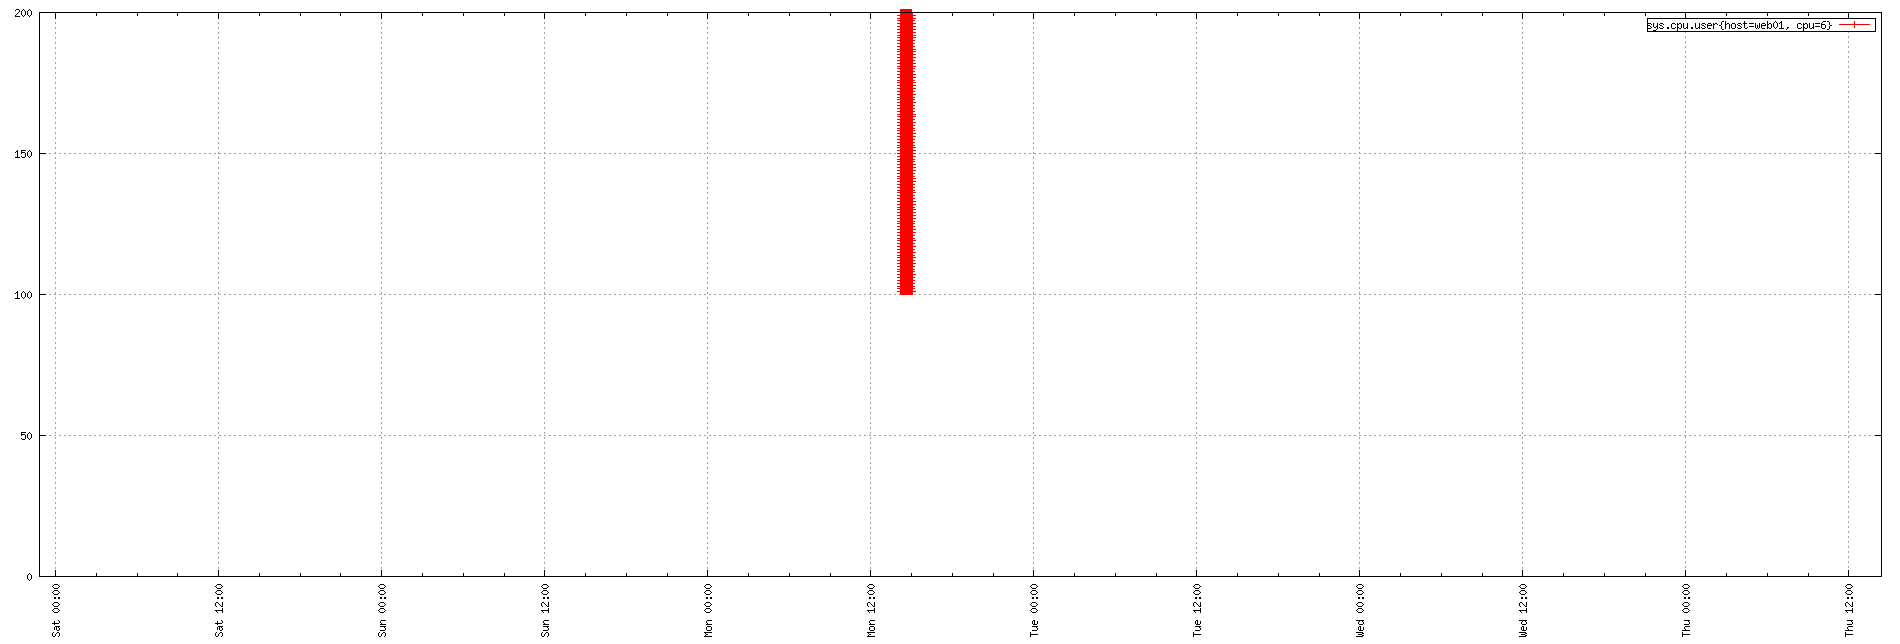

Generate this figure with gnuplot:
set term png small size 1900,644
set xdata time
set timefmt "%s"
if (GPVAL_VERSION < 4.6) set xtics rotate; else set xtics rotate right
set output "${TMPDIR-'tmp'}/tsd/9b28c6c7.png"
set xrange ["1673650109":"1674138231"]
set format x "%a %H:%M"
set grid
set style data linespoint
set key right box
set yrange [0:]
plot  "${TMPDIR-'tmp'}/tsd/9b28c6c7_0.dat" using 1:2 title "sys.cpu.user{host=web01, cpu=6}"
